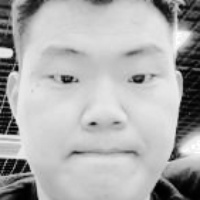
#> input picture data/raw_faces/USR202603190001/001.jpg, 200 x 200 px, given in place of the camera
$ python register_face.py
#> lines starting #> are read from the running program, lines starting #| are printed output that depends on the picture; after the words box and inside, x2 and y2 are one past the last pixel; in counts of white or black regions, pixels touching at a corner belong together
"""命令行人脸采集脚本。

本文件负责：
1. 让用户输入人员姓名。
2. 打开摄像头采集该人员的人脸图片。
3. 自动裁剪、标准化并保存训练样本到 raw_faces 目录。
"""

import os
import cv2


def main():
    """运行命令行版人脸采集流程。"""
    # 1. 输入姓名
    person_name = input("请输入姓名或编号（建议用拼音/英文）: ").strip()
#> the answer given: data/raw_faces/USR202603190001/001.jpg
    if not person_name:
        print("姓名不能为空。")
        return

    # os.makedirs() 创建当前人员的人脸样本目录。
    save_dir = os.path.join("data", "raw_faces", person_name)
    os.makedirs(save_dir, exist_ok=True)

    # cv2.CascadeClassifier() 加载人脸检测模型。
    face_cascade = cv2.CascadeClassifier(
        cv2.data.haarcascades + "haarcascade_frontalface_default.xml"
    )

    if face_cascade.empty():
        print("人脸检测模型加载失败。")
        return

    # VideoCapture() 打开默认摄像头。
    cap = cv2.VideoCapture(0)
    if not cap.isOpened():
        print("无法打开摄像头。")
        return

    print("开始采集人脸，按 q 可提前退出。")
    print("请正对摄像头，并稍微变化角度、表情和距离。")

    count = 0
    max_count = 40
    frame_index = 0

    while True:
        # read() 返回一帧图像，作为采集输入。
        ret, frame = cap.read()
#> frame is the input picture: shape (200, 200, 3); min 0, max 255, mean 174.1
        if not ret:
            print("无法读取摄像头画面。")
            break

        # copy() 用于显示；cvtColor() 转灰度；equalizeHist() 增强对比度。
        display_frame = frame.copy()
        gray = cv2.cvtColor(frame, cv2.COLOR_BGR2GRAY)
        gray = cv2.equalizeHist(gray)
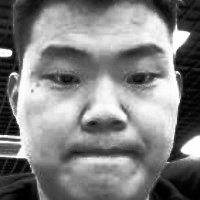
#> gray: shape (200, 200); min 0, max 255, mean 128.9

        # detectMultiScale() 检测当前帧中所有人脸位置。
        faces = face_cascade.detectMultiScale(
            gray,
            scaleFactor=1.1,
            minNeighbors=5,
            minSize=(80, 80)
        )
#> faces = [[15, 10, 175, 175]]

        # 如果检测到多张脸，只取最大的一张
        if len(faces) > 0:
            faces = sorted(faces, key=lambda x: x[2] * x[3], reverse=True)
            x, y, w, h = faces[0]
#> x = 15; y = 10; w = 175; h = 175

            # rectangle() 在预览窗口中标出当前采集到的人脸区域。
            cv2.rectangle(display_frame, (x, y), (x + w, y + h), (0, 255, 0), 2)
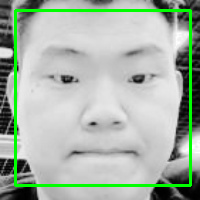
#> display_frame: shape (200, 200, 3); 5.24% of pixels changed, all inside (x1, y1, x2, y2) = (14, 9, 192, 187)

            # 每隔几帧保存一次，避免重复太多
            if frame_index % 5 == 0 and count < max_count:
                face_img = gray[y:y + h, x:x + w]
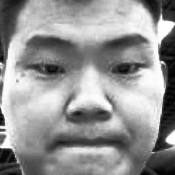
#> face_img: shape (175, 175); min 1, max 255, mean 148.7
                # resize() 把样本统一成训练所需尺寸。
                face_img = cv2.resize(face_img, (200, 200))
#> face_img: shape (200, 200)

                file_path = os.path.join(save_dir, f"{count + 1:03d}.jpg")
                # imwrite() 把裁剪后的人脸图写入磁盘。
                cv2.imwrite(file_path, face_img)
                count += 1

        # putText() 在窗口中实时显示姓名、采集数量和退出提示。
        cv2.putText(
            display_frame,
            f"Name: {person_name}",
            (20, 35),
            cv2.FONT_HERSHEY_SIMPLEX,
            0.9,
            (255, 0, 0),
            2
        )

        cv2.putText(
            display_frame,
            f"Saved: {count}/{max_count}",
            (20, 70),
            cv2.FONT_HERSHEY_SIMPLEX,
            0.9,
            (0, 0, 255),
            2
        )

        cv2.putText(
            display_frame,
            "Press q to quit",
            (20, 105),
            cv2.FONT_HERSHEY_SIMPLEX,
            0.8,
            (0, 255, 0),
            2
        )
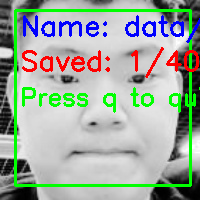
#> display_frame: shape (200, 200, 3); mean B, G, R 158.7, 170.8, 158.4

        # imshow() 显示当前采集画面。
        cv2.imshow("Register Face", display_frame)

        frame_index += 1

        # 达到目标张数自动结束
        if count >= max_count:
            print(f"{person_name} 的人脸采集完成，共保存 {count} 张。")
            break

        # waitKey() 处理窗口事件并捕获 q 键退出。
        if cv2.waitKey(1) & 0xFF == ord("q"):
#> (key q is pressed here)
            print("已手动退出采集。")
            break

    # 释放摄像头并关闭窗口。
    cap.release()
    cv2.destroyAllWindows()


if __name__ == "__main__":
    main()

$ run again, on data/raw_faces/USR202603190001/002.jpg
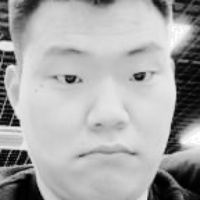
#> input picture data/raw_faces/USR202603190001/002.jpg, 200 x 200 px, given in place of the camera
#> in main, frame is the input picture: shape (200, 200, 3); min 0, max 255, mean 168.9
#> in main, `gray = cv2.equalizeHist(gray)`:
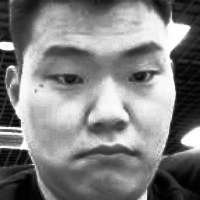
#> gray: shape (200, 200); min 0, max 255, mean 128.7
#> faces = [[17, 11, 175, 175]]
#> x = 17; y = 11; w = 175
#> in main, `cv2.putText( display_frame, "Press q to quit", (20, 105), cv2.FONT_HER..`:
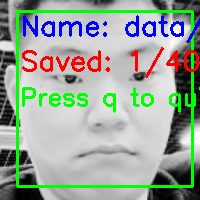
#> display_frame: shape (200, 200, 3); mean B, G, R 154.2, 166.2, 153.9

$ run again, on data/raw_faces/USR202603190001/003.jpg
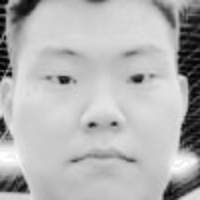
#> input picture data/raw_faces/USR202603190001/003.jpg, 200 x 200 px, given in place of the camera
#> in main, frame is the input picture: shape (200, 200, 3); min 0, max 255, mean 180.4
#> in main, `gray = cv2.equalizeHist(gray)`:
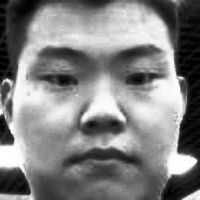
#> gray: shape (200, 200); min 0, max 255, mean 129.4
#> faces = [[13, 8, 178, 178]]
#> x = 13; y = 8; w = 178
#> in main, `cv2.putText( display_frame, "Press q to quit", (20, 105), cv2.FONT_HER..`:
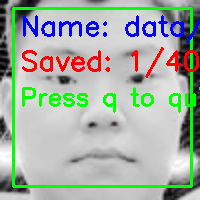
#> display_frame: shape (200, 200, 3); mean B, G, R 164.7, 177.1, 164.4

$ run again, on data/raw_faces/USR202603190001/004.jpg
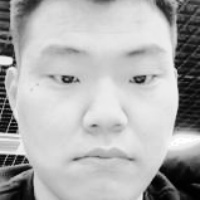
#> input picture data/raw_faces/USR202603190001/004.jpg, 200 x 200 px, given in place of the camera
#> in main, frame is the input picture: shape (200, 200, 3); min 0, max 255, mean 174.8
#> in main, `gray = cv2.equalizeHist(gray)`:
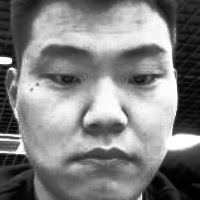
#> gray: shape (200, 200); min 0, max 255, mean 128.8
#> faces = [[13, 8, 179, 179]]
#> x = 13; y = 8; w = 179
#> in main, `cv2.putText( display_frame, "Press q to quit", (20, 105), cv2.FONT_HER..`:
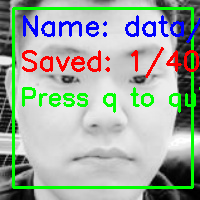
#> display_frame: shape (200, 200, 3); mean B, G, R 159.8, 172.2, 159.5
